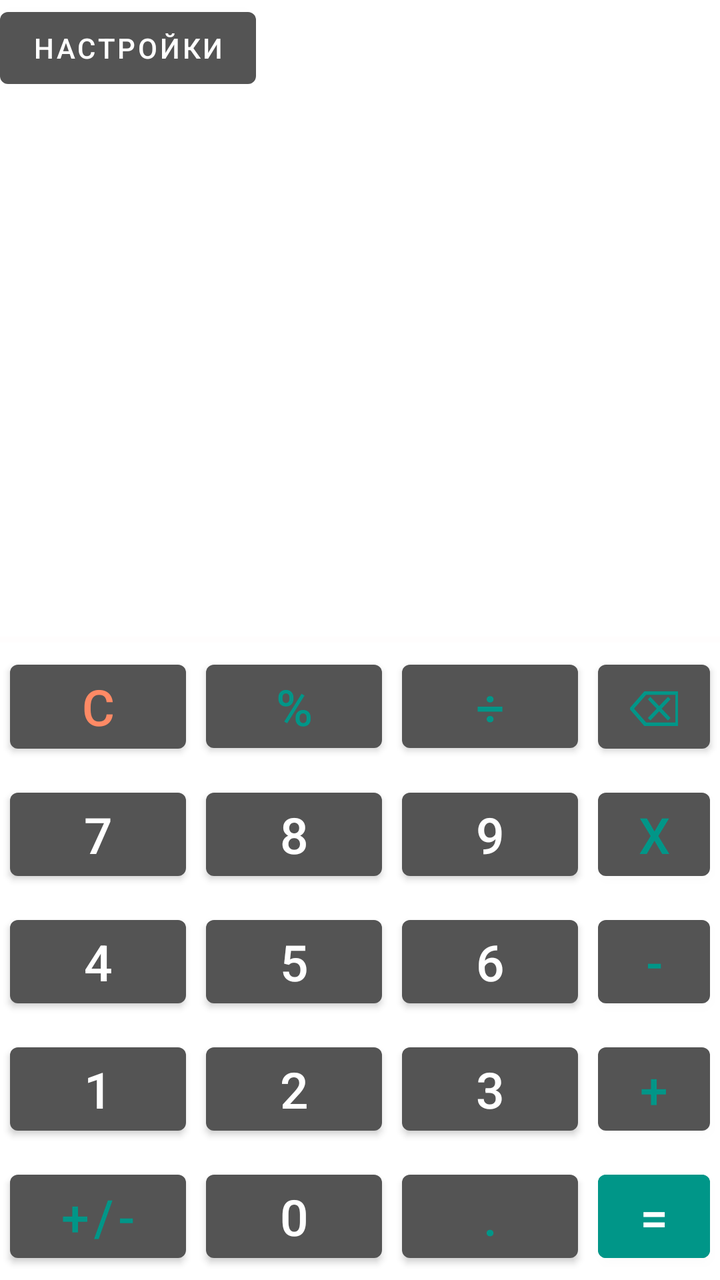
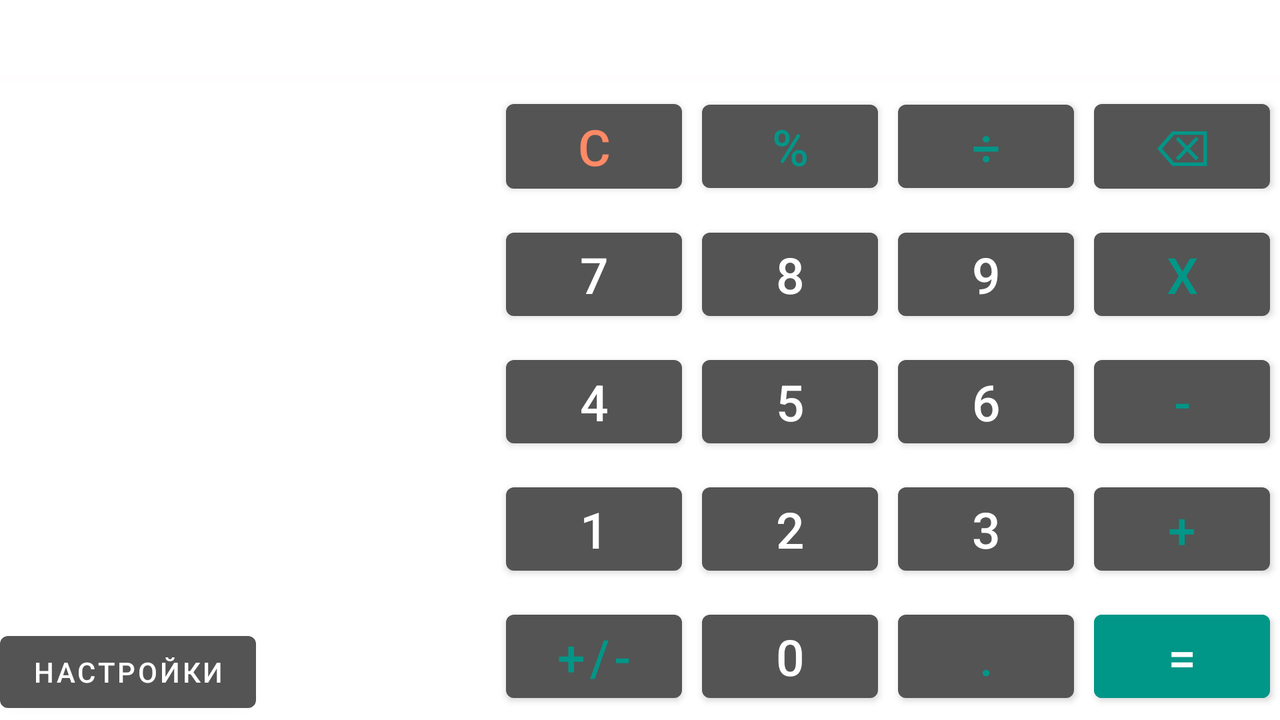

One screen, two layout resources from the same app: the default and the repository's alternative for another configuration. Each is rendered where Android would select it; the XML of both is given below.
<!-- AndroidManifest.xml: application theme myThemeDefault -->
<!-- res/layout/activity_main.xml -->
<?xml version="1.0" encoding="utf-8"?>
<androidx.constraintlayout.widget.ConstraintLayout xmlns:android="http://schemas.android.com/apk/res/android"
    xmlns:app="http://schemas.android.com/apk/res-auto"
    xmlns:tools="http://schemas.android.com/tools"
    android:layout_width="match_parent"
    android:layout_height="match_parent"
    android:background="@drawable/black_back">

    <com.google.android.material.button.MaterialButton
        android:id="@+id/settings"
        android:layout_width="wrap_content"
        android:layout_height="wrap_content"
        android:text="@string/settings"
        app:layout_constraintStart_toStartOf="parent"
        app:layout_constraintTop_toTopOf="parent">

    </com.google.android.material.button.MaterialButton>

    <TextView

        android:id="@+id/textView"
        android:layout_width="wrap_content"
        android:layout_height="wrap_content"
        android:gravity="end"
        android:text=""
        android:textColor="@color/white"
        android:textSize="@dimen/textView_text_size"
        app:layout_constraintBottom_toTopOf="@+id/tableRow20"
        app:layout_constraintEnd_toEndOf="parent" />


    <View
        android:layout_width="match_parent"
        android:layout_height="3dp"
        android:background="@color/strip_color"
        app:layout_constraintBottom_toTopOf="@+id/tableRow20" />

    <TableRow
        android:id="@+id/tableRow20"
        android:layout_width="wrap_content"
        android:layout_height="wrap_content"
        android:gravity="center"
        app:layout_constraintBottom_toTopOf="@+id/tableRow19"
        app:layout_constraintEnd_toEndOf="parent"
        app:layout_constraintStart_toStartOf="parent">


        <com.google.android.material.button.MaterialButton
            android:id="@+id/btnC"
            android:layout_width="wrap_content"
            android:layout_height="match_parent"
            android:layout_margin="@dimen/button_margin"
            android:text="@string/c"
            android:textColor="#FF8A65"
            android:textSize="@dimen/button_text_size" />

        <com.google.android.material.button.MaterialButton
            android:id="@+id/btnPercent"
            android:layout_width="wrap_content"
            android:layout_height="wrap_content"
            android:layout_margin="@dimen/button_margin"
            android:text="@string/percent"
            android:textColor="@color/actions_button_text_color"
            android:textSize="@dimen/button_text_size" />

        <com.google.android.material.button.MaterialButton
            android:id="@+id/btnDiv"
            android:layout_width="wrap_content"
            android:layout_height="wrap_content"
            android:layout_margin="@dimen/button_margin"
            android:text="@string/div"
            android:textColor="@color/actions_button_text_color"
            android:textSize="@dimen/button_text_size" />

        <com.google.android.material.button.MaterialButton
            android:id="@+id/btnDel"
            android:layout_width="wrap_content"
            android:layout_height="wrap_content"
            android:layout_margin="@dimen/button_margin"
            android:text="@string/del"
            android:textColor="@color/actions_button_text_color"
            android:textSize="@dimen/button_text_size" />


    </TableRow>

    <TableRow
        android:id="@+id/tableRow22"
        android:layout_width="wrap_content"
        android:layout_height="wrap_content"
        android:gravity="center"
        app:layout_constraintBottom_toTopOf="@+id/tableRow23"
        app:layout_constraintEnd_toEndOf="parent"
        app:layout_constraintStart_toStartOf="parent">

        <com.google.android.material.button.MaterialButton
            android:id="@+id/btnOne"
            android:layout_width="wrap_content"
            android:layout_height="wrap_content"
            android:layout_margin="@dimen/button_margin"
            android:text="@string/_1"
            android:textColor="@color/white"
            android:textSize="@dimen/button_text_size" />

        <com.google.android.material.button.MaterialButton
            android:id="@+id/btnTwo"
            android:layout_width="wrap_content"
            android:layout_height="wrap_content"
            android:layout_margin="@dimen/button_margin"
            android:text="@string/_2"
            android:textColor="@color/white"
            android:textSize="@dimen/button_text_size" />

        <com.google.android.material.button.MaterialButton
            android:id="@+id/btnThree"
            android:layout_width="wrap_content"
            android:layout_height="wrap_content"
            android:layout_margin="@dimen/button_margin"
            android:text="@string/_3"
            android:textColor="@color/white"
            android:textSize="@dimen/button_text_size" />

        <com.google.android.material.button.MaterialButton
            android:id="@+id/btnPlus"
            android:layout_width="wrap_content"
            android:layout_height="wrap_content"
            android:layout_margin="@dimen/button_margin"
            android:text="@string/plus"
            android:textColor="@color/actions_button_text_color"
            android:textSize="@dimen/button_text_size" />


    </TableRow>

    <TableRow
        android:id="@+id/tableRow19"
        android:layout_width="wrap_content"
        android:layout_height="wrap_content"
        android:gravity="center"
        app:layout_constraintBottom_toTopOf="@+id/tableRow21"
        app:layout_constraintEnd_toEndOf="parent"
        app:layout_constraintStart_toStartOf="parent">

        <com.google.android.material.button.MaterialButton
            android:id="@+id/btnSeven"
            android:layout_width="wrap_content"
            android:layout_height="wrap_content"
            android:layout_margin="@dimen/button_margin"
            android:text="@string/_7"
            android:textColor="@color/white"
            android:textSize="@dimen/button_text_size" />

        <com.google.android.material.button.MaterialButton
            android:id="@+id/btnEight"
            android:layout_width="wrap_content"
            android:layout_height="wrap_content"
            android:layout_margin="@dimen/button_margin"
            android:text="@string/_8"
            android:textColor="@color/white"
            android:textSize="@dimen/button_text_size" />

        <com.google.android.material.button.MaterialButton
            android:id="@+id/btnNine"
            android:layout_width="wrap_content"
            android:layout_height="wrap_content"
            android:layout_margin="@dimen/button_margin"
            android:text="@string/_9"
            android:textColor="@color/white"
            android:textSize="@dimen/button_text_size" />

        <com.google.android.material.button.MaterialButton
            android:id="@+id/btnX"
            android:layout_width="wrap_content"
            android:layout_height="wrap_content"
            android:layout_margin="@dimen/button_margin"
            android:text="@string/x"
            android:textColor="@color/actions_button_text_color"
            android:textSize="@dimen/button_text_size"

            />
    </TableRow>

    <TableRow
        android:id="@+id/tableRow21"
        android:layout_width="wrap_content"
        android:layout_height="wrap_content"
        android:gravity="center"
        app:layout_constraintBottom_toTopOf="@+id/tableRow22"
        app:layout_constraintEnd_toEndOf="parent"
        app:layout_constraintStart_toStartOf="parent">

        <com.google.android.material.button.MaterialButton
            android:id="@+id/btnFour"
            android:layout_width="wrap_content"
            android:layout_height="wrap_content"
            android:layout_margin="@dimen/button_margin"
            android:text="@string/_4"
            android:textColor="@color/white"
            android:textSize="@dimen/button_text_size" />

        <com.google.android.material.button.MaterialButton
            android:id="@+id/btnFive"
            android:layout_width="wrap_content"
            android:layout_height="wrap_content"
            android:layout_margin="@dimen/button_margin"
            android:text="@string/_5"
            android:textColor="@color/white"
            android:textSize="@dimen/button_text_size" />

        <com.google.android.material.button.MaterialButton
            android:id="@+id/btnSix"
            android:layout_width="wrap_content"
            android:layout_height="wrap_content"
            android:layout_margin="@dimen/button_margin"
            android:text="@string/_6"
            android:textColor="@color/white"
            android:textSize="@dimen/button_text_size" />

        <com.google.android.material.button.MaterialButton
            android:id="@+id/btnMinus"
            android:layout_width="wrap_content"
            android:layout_height="wrap_content"
            android:layout_margin="@dimen/button_margin"
            android:text="@string/minus"
            android:textColor="@color/actions_button_text_color"
            android:textSize="@dimen/button_text_size" />
    </TableRow>

    <TableRow
        android:id="@+id/tableRow23"
        android:layout_width="wrap_content"
        android:layout_height="wrap_content"
        android:gravity="center"
        app:layout_constraintBottom_toBottomOf="parent"
        app:layout_constraintEnd_toEndOf="parent"
        app:layout_constraintStart_toStartOf="parent">

        <com.google.android.material.button.MaterialButton
            android:id="@+id/btnPlusOrMinus"
            android:layout_width="wrap_content"
            android:layout_height="wrap_content"
            android:layout_margin="@dimen/button_margin"
            android:text="@string/plus_or_minus"
            android:textColor="@color/actions_button_text_color"
            android:textSize="@dimen/button_text_size" />

        <com.google.android.material.button.MaterialButton
            android:id="@+id/btnZero"
            android:layout_width="wrap_content"
            android:layout_height="wrap_content"
            android:layout_margin="@dimen/button_margin"
            android:text="@string/_0"
            android:textColor="@color/white"
            android:textSize="@dimen/button_text_size" />

        <com.google.android.material.button.MaterialButton
            android:id="@+id/btnPoint"
            android:layout_width="wrap_content"
            android:layout_height="wrap_content"
            android:layout_margin="@dimen/button_margin"
            android:text="@string/point"
            android:textColor="@color/actions_button_text_color"
            android:textSize="@dimen/button_text_size" />

        <com.google.android.material.button.MaterialButton
            android:id="@+id/btnEqual"
            android:layout_width="wrap_content"
            android:layout_height="wrap_content"
            android:layout_margin="@dimen/button_margin"
            android:backgroundTint="@color/actions_button_text_color"
            android:text="@string/eq"
            android:textColor="@color/white"
            android:textSize="@dimen/button_text_size" />


    </TableRow>


</androidx.constraintlayout.widget.ConstraintLayout>
<!-- resources referenced by this layout -->
<resources>
  <color name="actions_button_text_color">#009688</color>
  <color name="strip_color">#45FFF8F8</color>
  <color name="white">#FFFFFFFF</color>
  <dimen name="button_margin">5dp</dimen>
  <dimen name="button_text_size">25sp</dimen>
  <dimen name="textView_text_size">60sp</dimen>
  <string name="_0">0</string>
  <string name="_1">1</string>
  <string name="_2">2</string>
  <string name="_3">3</string>
  <string name="_4">4</string>
  <string name="_5">5</string>
  <string name="_6">6</string>
  <string name="_7">7</string>
  <string name="_8">8</string>
  <string name="_9">9</string>
  <string name="c">C</string>
  <string name="del">⌫</string>
  <string name="div">÷</string>
  <string name="eq">=</string>
  <string name="minus">-</string>
  <string name="percent">%</string>
  <string name="plus">+</string>
  <string name="plus_or_minus">+/-</string>
  <string name="point">.</string>
  <string name="settings">Настройки</string>
  <string name="x">x</string>
  <style name="myThemeDefault" parent="Theme.MaterialComponents.DayNight.NoActionBar">
          <item name="android:navigationBarColor">#111111</item>
          <item name="colorPrimary">#545454</item>
          <item name="colorOnPrimary">@color/white</item>
          <item name="colorPrimaryContainer">#757171</item>
          <item name="colorOnPrimaryContainer">@color/black</item>
          <item name="colorPrimaryInverse">#342E2E</item>
          <item name="colorSecondary">#0E0EF4</item>
          <item name="colorOnSecondary">@color/white</item>
          <item name="colorSecondaryContainer">@color/red_100</item>
          <item name="colorOnSecondaryContainer">@color/black</item>
          <item name="colorTertiary">@color/black</item>
          <item name="colorOnTertiary">@color/white</item>
          <item name="colorTertiaryContainer">@color/red_100</item>
          <item name="colorOnTertiaryContainer">@color/black</item>
          <item name="android:statusBarColor">@color/black</item>
      </style>
  <color name="black">#FF000000</color>
  <color name="red_100">#F8D4D3</color>
</resources>
<!-- res/layout-land/activity_main.xml (the repository's variant of the layout above) -->
<!-- drawn on the phone turned sideways -->
<?xml version="1.0" encoding="utf-8"?>
<androidx.constraintlayout.widget.ConstraintLayout xmlns:android="http://schemas.android.com/apk/res/android"
    xmlns:app="http://schemas.android.com/apk/res-auto"
    xmlns:tools="http://schemas.android.com/tools"
    android:layout_width="match_parent"
    android:layout_height="match_parent"
    android:background="@drawable/black_back">

    <com.google.android.material.button.MaterialButton
        android:id="@+id/settings"
        android:layout_width="wrap_content"
        android:layout_height="wrap_content"
        android:text="@string/settings"
        app:layout_constraintBottom_toBottomOf="parent"
        app:layout_constraintStart_toStartOf="parent">

    </com.google.android.material.button.MaterialButton>

    <TextView

        android:id="@+id/textView"
        android:layout_width="wrap_content"
        android:layout_height="wrap_content"
        android:gravity="end"
        android:text=""
        android:textColor="@color/white"
        android:textSize="@dimen/textView_text_size"
        app:layout_constraintBottom_toTopOf="@+id/tableRow20"
        app:layout_constraintEnd_toEndOf="parent" />


    <View
        android:layout_width="match_parent"
        android:layout_height="3dp"
        android:background="@color/strip_color"
        app:layout_constraintBottom_toTopOf="@+id/tableRow20" />

    <TableRow
        android:id="@+id/tableRow20"
        android:layout_width="wrap_content"
        android:layout_height="wrap_content"
        android:gravity="center"
        app:layout_constraintBottom_toTopOf="@+id/tableRow19"
        app:layout_constraintEnd_toEndOf="parent">


        <com.google.android.material.button.MaterialButton
            android:id="@+id/btnC"
            android:layout_width="wrap_content"
            android:layout_height="match_parent"
            android:layout_margin="@dimen/button_margin"
            android:text="@string/c"
            android:textColor="#FF8A65"
            android:textSize="@dimen/button_text_size" />

        <com.google.android.material.button.MaterialButton
            android:id="@+id/btnPercent"
            android:layout_width="wrap_content"
            android:layout_height="wrap_content"
            android:layout_margin="@dimen/button_margin"
            android:text="@string/percent"
            android:textColor="@color/actions_button_text_color"
            android:textSize="@dimen/button_text_size" />

        <com.google.android.material.button.MaterialButton
            android:id="@+id/btnDiv"
            android:layout_width="wrap_content"
            android:layout_height="wrap_content"
            android:layout_margin="@dimen/button_margin"
            android:text="@string/div"
            android:textColor="@color/actions_button_text_color"
            android:textSize="@dimen/button_text_size" />

        <com.google.android.material.button.MaterialButton
            android:id="@+id/btnDel"
            android:layout_width="wrap_content"
            android:layout_height="wrap_content"
            android:layout_margin="@dimen/button_margin"
            android:text="@string/del"
            android:textColor="@color/actions_button_text_color"
            android:textSize="@dimen/button_text_size" />


    </TableRow>

    <TableRow
        android:id="@+id/tableRow22"
        android:layout_width="wrap_content"
        android:layout_height="wrap_content"
        android:gravity="center"
        app:layout_constraintBottom_toTopOf="@+id/tableRow23"
        app:layout_constraintEnd_toEndOf="parent">

        <com.google.android.material.button.MaterialButton
            android:id="@+id/btnOne"
            android:layout_width="wrap_content"
            android:layout_height="wrap_content"
            android:layout_margin="@dimen/button_margin"
            android:text="@string/_1"
            android:textColor="@color/white"
            android:textSize="@dimen/button_text_size" />

        <com.google.android.material.button.MaterialButton
            android:id="@+id/btnTwo"
            android:layout_width="wrap_content"
            android:layout_height="wrap_content"
            android:layout_margin="@dimen/button_margin"
            android:text="@string/_2"
            android:textColor="@color/white"
            android:textSize="@dimen/button_text_size" />

        <com.google.android.material.button.MaterialButton
            android:id="@+id/btnThree"
            android:layout_width="wrap_content"
            android:layout_height="wrap_content"
            android:layout_margin="@dimen/button_margin"
            android:text="@string/_3"
            android:textColor="@color/white"
            android:textSize="@dimen/button_text_size" />

        <com.google.android.material.button.MaterialButton
            android:id="@+id/btnPlus"
            android:layout_width="wrap_content"
            android:layout_height="wrap_content"
            android:layout_margin="@dimen/button_margin"
            android:text="@string/plus"
            android:textColor="@color/actions_button_text_color"
            android:textSize="@dimen/button_text_size" />


    </TableRow>

    <TableRow
        android:id="@+id/tableRow19"
        android:layout_width="wrap_content"
        android:layout_height="wrap_content"
        android:gravity="center"
        app:layout_constraintBottom_toTopOf="@+id/tableRow21"
        app:layout_constraintEnd_toEndOf="parent">

        <com.google.android.material.button.MaterialButton
            android:id="@+id/btnSeven"
            android:layout_width="wrap_content"
            android:layout_height="wrap_content"
            android:layout_margin="@dimen/button_margin"
            android:text="@string/_7"
            android:textColor="@color/white"
            android:textSize="@dimen/button_text_size" />

        <com.google.android.material.button.MaterialButton
            android:id="@+id/btnEight"
            android:layout_width="wrap_content"
            android:layout_height="wrap_content"
            android:layout_margin="@dimen/button_margin"
            android:text="@string/_8"
            android:textColor="@color/white"
            android:textSize="@dimen/button_text_size" />

        <com.google.android.material.button.MaterialButton
            android:id="@+id/btnNine"
            android:layout_width="wrap_content"
            android:layout_height="wrap_content"
            android:layout_margin="@dimen/button_margin"
            android:text="@string/_9"
            android:textColor="@color/white"
            android:textSize="@dimen/button_text_size" />

        <com.google.android.material.button.MaterialButton
            android:id="@+id/btnX"
            android:layout_width="wrap_content"
            android:layout_height="wrap_content"
            android:layout_margin="@dimen/button_margin"
            android:text="@string/x"
            android:textColor="@color/actions_button_text_color"
            android:textSize="@dimen/button_text_size"

            />
    </TableRow>

    <TableRow
        android:id="@+id/tableRow21"
        android:layout_width="wrap_content"
        android:layout_height="wrap_content"
        android:gravity="center"
        app:layout_constraintBottom_toTopOf="@+id/tableRow22"
        app:layout_constraintEnd_toEndOf="parent">

        <com.google.android.material.button.MaterialButton
            android:id="@+id/btnFour"
            android:layout_width="wrap_content"
            android:layout_height="wrap_content"
            android:layout_margin="@dimen/button_margin"
            android:text="@string/_4"
            android:textColor="@color/white"
            android:textSize="@dimen/button_text_size" />

        <com.google.android.material.button.MaterialButton
            android:id="@+id/btnFive"
            android:layout_width="wrap_content"
            android:layout_height="wrap_content"
            android:layout_margin="@dimen/button_margin"
            android:text="@string/_5"
            android:textColor="@color/white"
            android:textSize="@dimen/button_text_size" />

        <com.google.android.material.button.MaterialButton
            android:id="@+id/btnSix"
            android:layout_width="wrap_content"
            android:layout_height="wrap_content"
            android:layout_margin="@dimen/button_margin"
            android:text="@string/_6"
            android:textColor="@color/white"
            android:textSize="@dimen/button_text_size" />

        <com.google.android.material.button.MaterialButton
            android:id="@+id/btnMinus"
            android:layout_width="wrap_content"
            android:layout_height="wrap_content"
            android:layout_margin="@dimen/button_margin"
            android:text="@string/minus"
            android:textColor="@color/actions_button_text_color"
            android:textSize="@dimen/button_text_size" />
    </TableRow>

    <TableRow
        android:id="@+id/tableRow23"
        android:layout_width="wrap_content"
        android:layout_height="wrap_content"
        android:gravity="center"
        app:layout_constraintBottom_toBottomOf="parent"
        app:layout_constraintEnd_toEndOf="parent">

        <com.google.android.material.button.MaterialButton
            android:id="@+id/btnPlusOrMinus"
            android:layout_width="wrap_content"
            android:layout_height="wrap_content"
            android:layout_margin="@dimen/button_margin"
            android:text="@string/plus_or_minus"
            android:textColor="@color/actions_button_text_color"
            android:textSize="@dimen/button_text_size" />

        <com.google.android.material.button.MaterialButton
            android:id="@+id/btnZero"
            android:layout_width="wrap_content"
            android:layout_height="wrap_content"
            android:layout_margin="@dimen/button_margin"
            android:text="@string/_0"
            android:textColor="@color/white"
            android:textSize="@dimen/button_text_size" />

        <com.google.android.material.button.MaterialButton
            android:id="@+id/btnPoint"
            android:layout_width="wrap_content"
            android:layout_height="wrap_content"
            android:layout_margin="@dimen/button_margin"
            android:text="@string/point"
            android:textColor="@color/actions_button_text_color"
            android:textSize="@dimen/button_text_size" />

        <com.google.android.material.button.MaterialButton
            android:id="@+id/btnEqual"
            android:layout_width="wrap_content"
            android:layout_height="wrap_content"
            android:layout_margin="@dimen/button_margin"
            android:backgroundTint="@color/actions_button_text_color"
            android:text="@string/eq"
            android:textColor="@color/white"
            android:textSize="@dimen/button_text_size" />


    </TableRow>


</androidx.constraintlayout.widget.ConstraintLayout>
